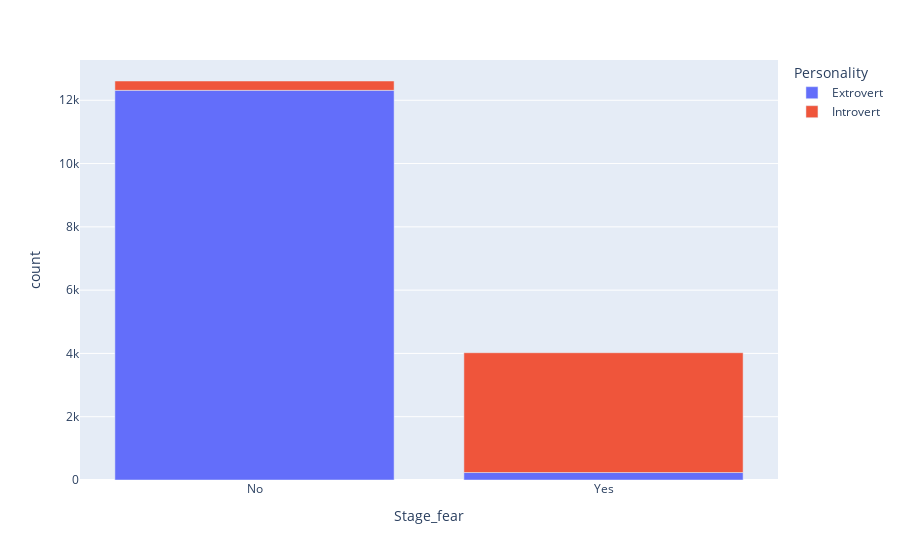

The notebook cell this image was saved under:
### Code cell
px.bar(df1.groupby(['Stage_fear','Personality'])['id'].count().reset_index().rename(columns={'id':'count'}),y='count',x='Stage_fear',color='Personality')

### Figure 1 — Plotly figure (JSON) as saved in the notebook; plotly's stock layout.template omitted (floating-point values rounded to 4 significant figures)
{"data": [{"hovertemplate": "Personality=Extrovert<br>Stage_fear=%{x}<br>count=%{y}<extra></extra>", "legendgroup": "Extrovert", "marker": {"color": "#636efa", "pattern": {"shape": ""}}, "name": "Extrovert", "orientation": "v", "showlegend": true, "textposition": "auto", "type": "bar", "x": ["No", "Yes"], "xaxis": "x", "y": [12314, 236], "yaxis": "y"}, {"hovertemplate": "Personality=Introvert<br>Stage_fear=%{x}<br>count=%{y}<extra></extra>", "legendgroup": "Introvert", "marker": {"color": "#EF553B", "pattern": {"shape": ""}}, "name": "Introvert", "orientation": "v", "showlegend": true, "textposition": "auto", "type": "bar", "x": ["No", "Yes"], "xaxis": "x", "y": [295, 3786], "yaxis": "y"}], "layout": {"barmode": "relative", "legend": {"title": {"text": "Personality"}, "tracegroupgap": 0}, "margin": {"t": 60}, "xaxis": {"anchor": "y", "domain": [0, 1], "title": {"text": "Stage_fear"}}, "yaxis": {"anchor": "x", "domain": [0, 1], "title": {"text": "count"}}}}
